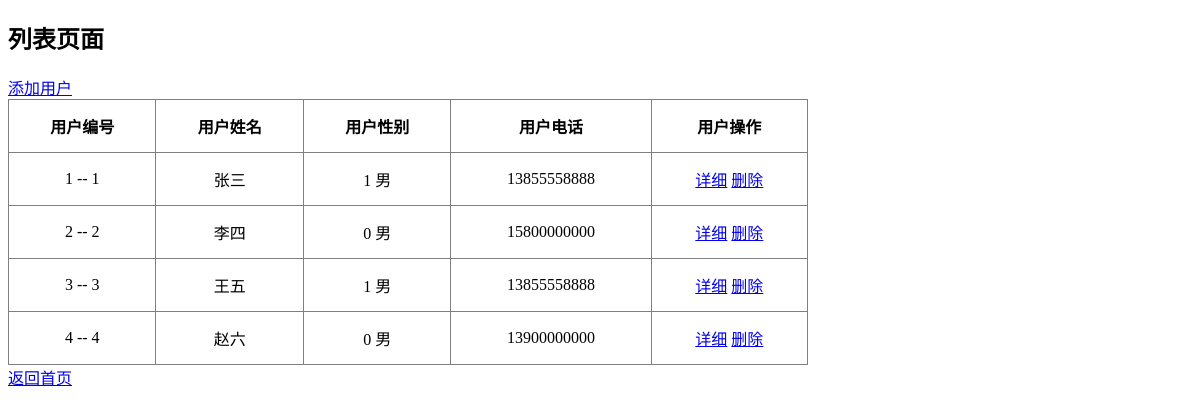
The page /list/ on the database as committed earlier.
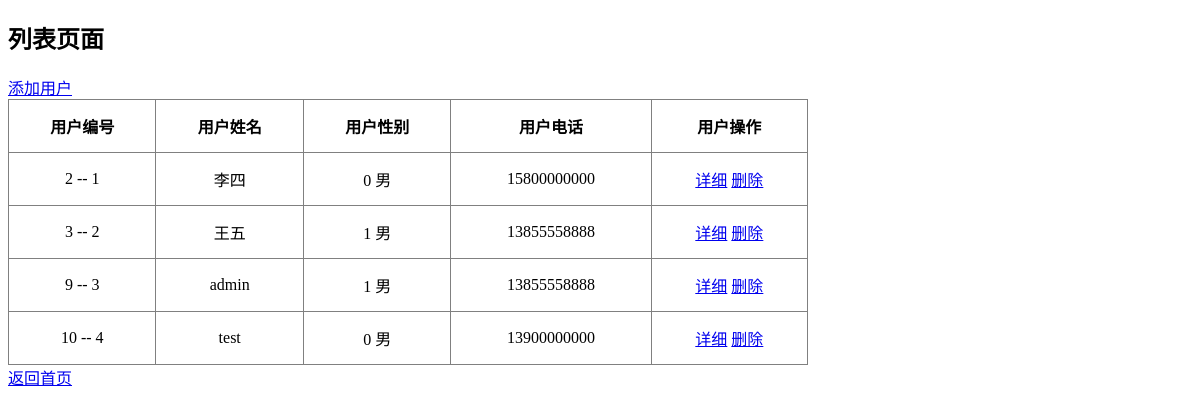
The same page on the database as committed later.
### blog/models.py (models this page shows, shortened)
class UserInfo(models.Model):
    username = models.CharField(max_length=50)
    password = models.CharField(max_length=50)
    gender = models.CharField(max_length=1, choices=(("1", "男"), ("0", "女")))
    age = models.IntegerField()
    phone = models.CharField(max_length=20)

### blog/views.py (the view)
# urls.py: url(r"^list/$", list, name="list"),
def list(request):
    users = UserInfo.objects.all()
    return render(request, "blog/list.html", {"users": users})

### template/blog/list.html (shortened to what this page needs)
<!DOCTYPE html>
<html lang="en">
<head>
    <link rel="stylesheet" href="/static/css/main.css">
</head>
<body>
    <h2>列表页面</h2>
    <a href="{% url 'blog:adduser' %}">添加用户</a>
    <table class="userList">
        <thead>
        <tr>
            <th>用户编号</th>
            <th>用户姓名</th>
            <th>用户性别</th>
            <th>用户电话</th>
            <th>用户操作</th>
        </tr>
        </thead>
        <tbody>
            {% for user in users %}
            <tr>
                <td>{{ user.id }} -- {{ forloop.counter}}</td>
                <td>{{ user.username }}</td>
                <td> {{user.gender}}
                    {% if user.gender %}
                        男
                    {% else %}
                        女
                    {% endif %}
                </td>
                <td>{{ user.phone }}</td>
                <td>
                    <a href="{% url 'blog:detail' user.id %}">详细</a>
                    <a href="{% url 'blog:delete' user.id %}">删除</a>
                </td>
            </tr>
            {% endfor %}
        </tbody>
    </table>
    <a href="{% url 'blog:index' %}"> 返回首页 </a>
</body>
</html>

Rows that differ between the two databases and show on the page:
removed UserInfo: id "1", username "张三", gender "1", shows "男", phone "13855558888"
removed UserInfo: id "4", username "赵六", gender "0", shows "男", phone "13900000000"
added UserInfo: id "9", username "admin", gender "1", shows "男", phone "13855558888"
added UserInfo: id "10", username "test", gender "0", shows "男", phone "13900000000"
